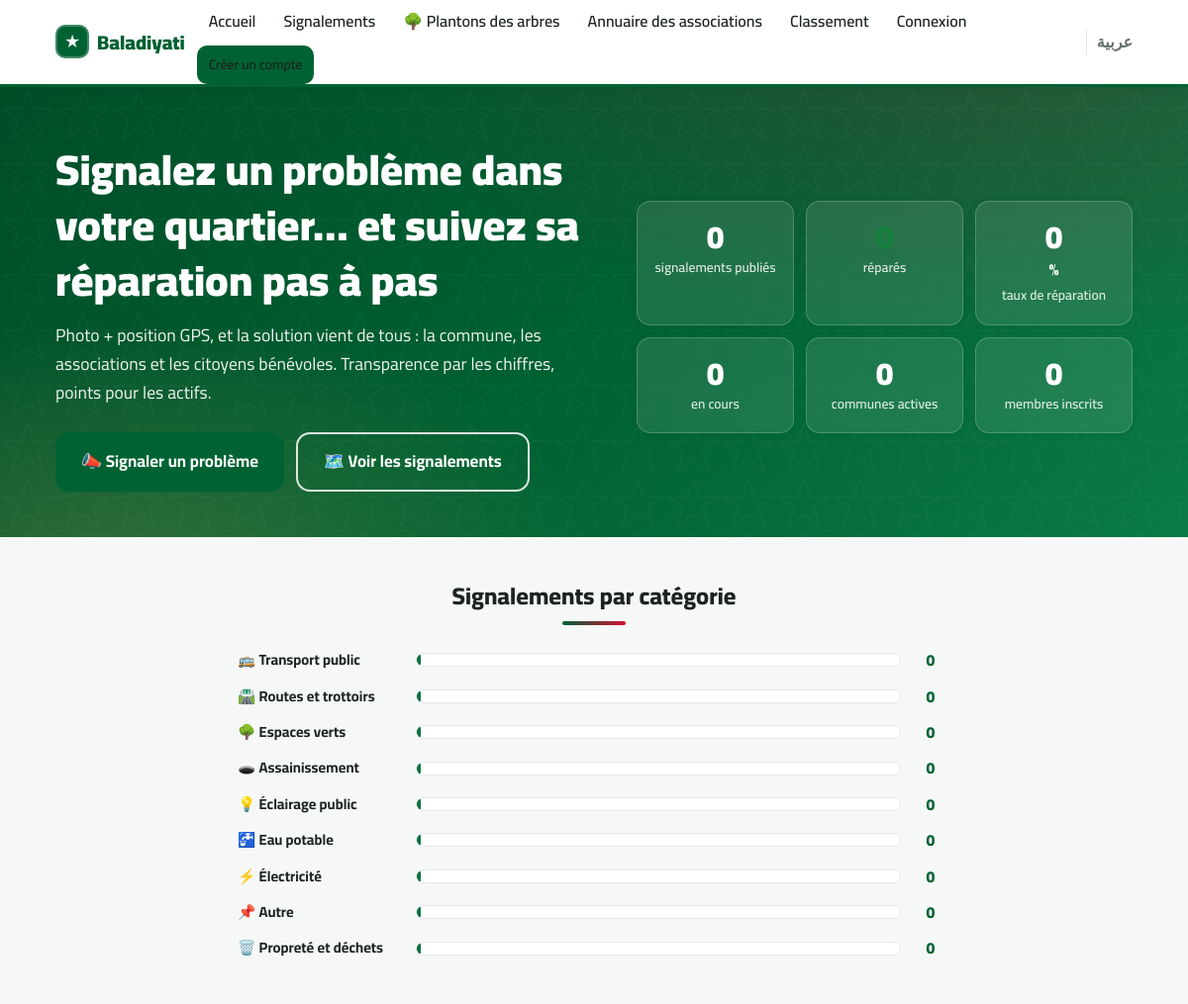
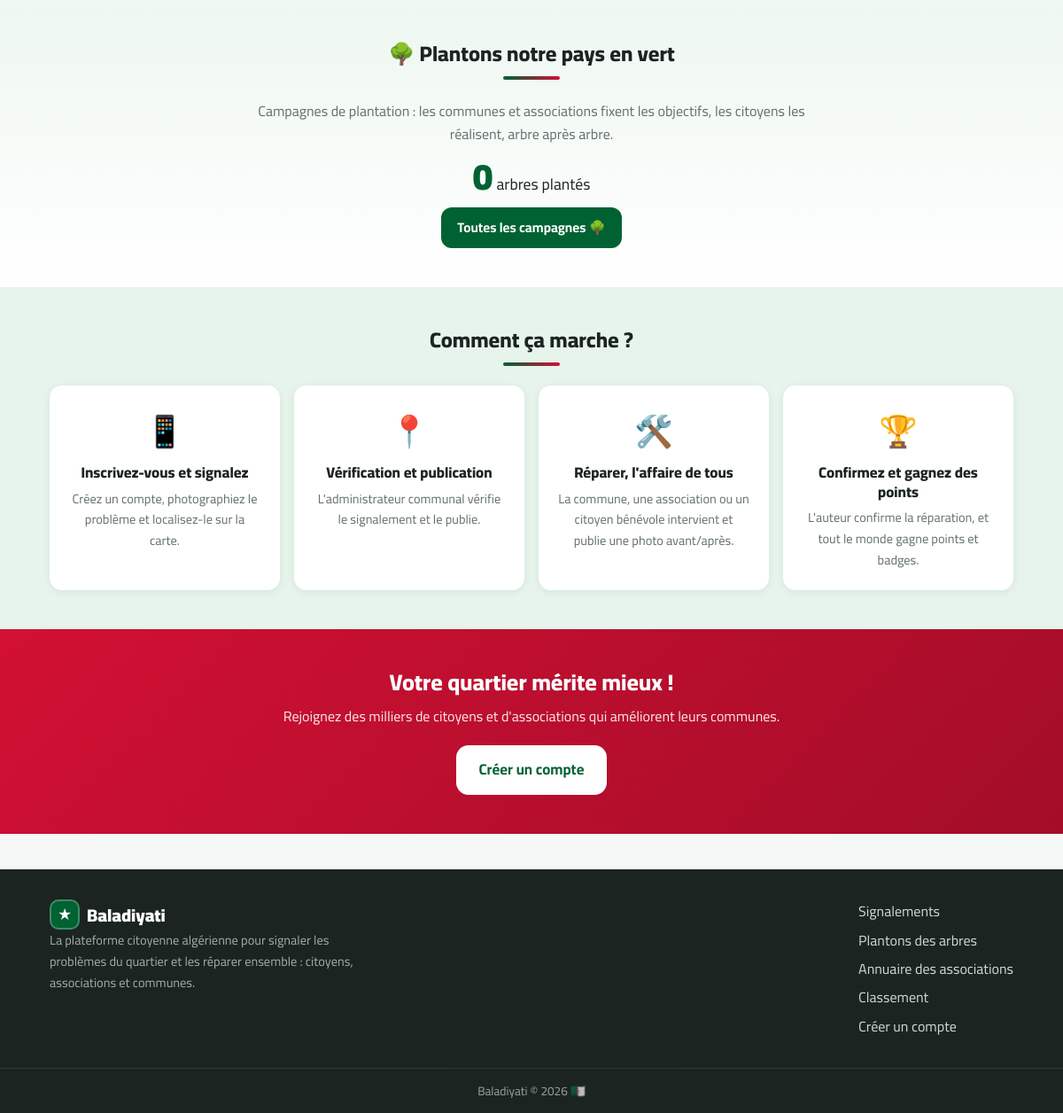
Page /?lang=fr on the committed database (2 pictures, top to bottom).
### tables this page shows
CREATE TABLE categories (
  id INT AUTO_INCREMENT PRIMARY KEY,
  name_ar VARCHAR(80) NOT NULL,
  name_fr VARCHAR(80) NOT NULL,
  icon VARCHAR(16) NOT NULL DEFAULT '🏷️',
  is_active TINYINT(1) NOT NULL DEFAULT 1
);

### includes/functions.php (called while the page is built, shortened)
<?php
require_once __DIR__ . '/db.php';
function e(?string $s): string
{
    return htmlspecialchars((string) $s, ENT_QUOTES, 'UTF-8');
}
function url(string $path = ''): string
{
    return WEB_BASE . '/' . ltrim($path, '/');
}
function lang(): string
{
    return (isset($_SESSION['lang']) && $_SESSION['lang'] === 'fr') ? 'fr' : 'ar';
}
function t(string $key, ...$args): string
{
    static $strings = null;
    if ($strings === null) {
        $strings = require BASE_PATH . '/includes/lang/' . lang() . '.php';
    }
    $s = $strings[$key] ?? $key;
    return $args ? vsprintf($s, $args) : $s;
}
function lc(array $row, string $col): string
{
    return (string) ($row[$col . '_' . lang()] ?? $row[$col . '_ar'] ?? '');
}
function site_settings(): array
{
    static $s = null;
    if ($s === null) {
        $s = [];
    }
    return $s;
}
function site_setting(string $k, string $default = ''): string
{
    $v = site_settings()[$k] ?? '';
    return $v !== '' ? $v : $default;
}
function site_text(string $settingBase, string $langKey): string
{
    return site_setting($settingBase . '_' . lang()) ?: t($langKey);
}
function module_on(string $module): bool
{
    return site_setting('mod_' . $module) !== '0';
}

### includes/auth.php (called while the page is built, shortened)
<?php
require_once __DIR__ . '/db.php';
require_once __DIR__ . '/functions.php';
function current_user(): ?array
{
    static $user = false;
    if ($user === false) {
        $user = null;
    }
    return $user;
}

### includes/db.php (called while the page is built, shortened)
<?php
function db(): PDO
{
    static $pdo = null;
    if ($pdo === null) {
        try {
            $pdo = new PDO(
                'mysql:host=' . DB_HOST . ';dbname=' . DB_NAME . ';charset=utf8mb4',
                DB_USER,
                DB_PASS,
                [
                    PDO::ATTR_ERRMODE            => PDO::ERRMODE_EXCEPTION,
                    PDO::ATTR_DEFAULT_FETCH_MODE => PDO::FETCH_ASSOC,
                    PDO::ATTR_EMULATE_PREPARES   => false,
                ]
            );
        } catch (PDOException $e) {
            http_response_code(500);
            die('Database connection failed. Check includes/config.php — تعذّر الاتصال بقاعدة البيانات، تحقق من ملف الإعدادات.');
        }
    }
    return $pdo;
}

### includes/trees.php (called while the page is built, shortened)
<?php
require_once __DIR__ . '/db.php';
function trees_total(): int
{
    try {
        return (int) db()->query("SELECT COALESCE(SUM(trees),0) t FROM tree_plantings WHERE status='approved'")
            ->fetch()['t'];
    } catch (Throwable $e) {
        return 0;
    }
}

### index.php (the view, shortened to what this page needs)
<?php
require_once __DIR__ . '/includes/auth.php';
require_once __DIR__ . '/includes/trees.php';
$db = db();
$treesTotal = trees_total();
$S = $db->query("SELECT
    (SELECT COUNT(*) FROM complaints WHERE status NOT IN ('pending','rejected')) AS total,
    (SELECT COUNT(*) FROM complaints WHERE status IN ('resolved','closed')) AS resolved,
    (SELECT COUNT(*) FROM complaints WHERE status = 'in_progress') AS in_progress,
    (SELECT COUNT(DISTINCT commune_id) FROM complaints WHERE status NOT IN ('pending','rejected')) AS communes,
    (SELECT COUNT(*) FROM users WHERE role = 'citizen') AS citizens,
    (SELECT COUNT(*) FROM users WHERE role = 'association' AND is_verified = 1) AS assocs")->fetch();
$rate = $S['total'] > 0 ? (int) round($S['resolved'] * 100 / $S['total']) : 0;
$cats = $db->query("SELECT c.id, c.name_ar, c.name_fr, c.icon, COUNT(x.id) AS n
    FROM categories c
    LEFT JOIN complaints x ON x.category_id = c.id AND x.status NOT IN ('pending','rejected')
    WHERE c.is_active = 1
    GROUP BY c.id, c.name_ar, c.name_fr, c.icon ORDER BY n DESC")->fetchAll();
$maxCat = 1;
foreach ($cats as $c) {
    $maxCat = max($maxCat, (int) $c['n']);
}
require __DIR__ . '/includes/layout/header.php';
?>
<section class="hero">
  <div class="container hero-inner">
    <div class="hero-text">
      <h1><?= e(site_text('hero_title', 'hero_h1')) ?></h1>
      <p class="hero-sub"><?= e(site_text('hero_sub', 'hero_sub')) ?></p>
      <div class="hero-cta">
        <?php if (module_on('complaints')): ?>
        <a class="btn btn-primary btn-lg" href="<?= e(url($me ? 'dashboard/new-complaint.php' : 'register.php')) ?>">📣 <?= e(t('hero_cta_report')) ?></a>
        <a class="btn btn-ghost btn-lg" href="<?= e(url('complaints.php')) ?>">🗺️ <?= e(t('hero_cta_browse')) ?></a>
        <?php else: ?>
        <a class="btn btn-primary btn-lg" href="<?= e(url('trees.php')) ?>">🌳 <?= e(t('home_trees_cta')) ?></a>
        <a class="btn btn-ghost btn-lg" href="<?= e(url('register.php')) ?>"><?= e(t('nav_register')) ?></a>
        <?php endif; ?>
      </div>
    </div>
    <?php if (module_on('complaints')): ?>
    <div class="hero-stats">
      <div class="stat-card"><span class="stat-num" data-count="<?= (int) $S['total'] ?>">0</span><span class="stat-label"><?= e(t('stat_total')) ?></span></div>
      <div class="stat-card stat-green"><span class="stat-num" data-count="<?= (int) $S['resolved'] ?>">0</span><span class="stat-label"><?= e(t('stat_resolved')) ?></span></div>
      <div class="stat-card"><span class="stat-num" data-count="<?= $rate ?>">0</span><span class="stat-suffix">%</span><span class="stat-label"><?= e(t('stat_rate')) ?></span></div>
      <div class="stat-card"><span class="stat-num" data-count="<?= (int) $S['in_progress'] ?>">0</span><span class="stat-label"><?= e(t('stat_in_progress')) ?></span></div>
      <div class="stat-card"><span class="stat-num" data-count="<?= (int) $S['communes'] ?>">0</span><span class="stat-label"><?= e(t('stat_communes')) ?></span></div>
      <div class="stat-card"><span class="stat-num" data-count="<?= (int) $S['citizens'] + (int) $S['assocs'] ?>">0</span><span class="stat-label"><?= e(t('stat_members')) ?></span></div>
    </div>
    <?php endif; ?>
  </div>
</section>
<?php if (module_on('complaints')): ?>
<section class="section">
  <div class="container">
    <h2 class="section-title"><?= e(t('home_by_category')) ?></h2>
    <div class="cat-bars">
      <?php foreach ($cats as $c): ?>
      <div class="cat-bar">
        <span class="cat-bar-label"><?= e($c['icon']) ?> <?= e(lc($c, 'name')) ?></span>
        <div class="cat-bar-track"><div class="cat-bar-fill" style="width:<?= (int) round($c['n'] * 100 / $maxCat) ?>%"></div></div>
        <span class="cat-bar-num"><?= (int) $c['n'] ?></span>
      </div>
      <?php endforeach; ?>
    </div>
  </div>
</section>
<?php endif; ?>
<?php if (module_on('trees')): ?>
<section class="section trees-band">
  <div class="container">
    <h2 class="section-title">🌳 <?= e(t('home_trees_title')) ?></h2>
    <p class="center muted trees-band-sub"><?= e(t('home_trees_sub')) ?></p>
    <p class="center trees-total"><span class="stat-num" data-count="<?= $treesTotal ?>">0</span> <?= e(t('trees_planted')) ?></p>
    <p class="center"><a class="btn btn-primary" href="<?= e(url('trees.php')) ?>"><?= e(t('home_trees_cta')) ?></a></p>
  </div>
</section>
<?php endif; ?>
<?php if (module_on('complaints')): ?>
<section class="section section-alt">
  <div class="container">
    <h2 class="section-title"><?= e(t('home_how_title')) ?></h2>
    <div class="steps">
      <div class="step"><span class="step-icon">📱</span><h3><?= e(t('how_1_t')) ?></h3><p><?= e(t('how_1_d')) ?></p></div>
      <div class="step"><span class="step-icon">📍</span><h3><?= e(t('how_2_t')) ?></h3><p><?= e(t('how_2_d')) ?></p></div>
      <div class="step"><span class="step-icon">🛠️</span><h3><?= e(t('how_3_t')) ?></h3><p><?= e(t('how_3_d')) ?></p></div>
      <div class="step"><span class="step-icon">🏆</span><h3><?= e(t('how_4_t')) ?></h3><p><?= e(t('how_4_d')) ?></p></div>
    </div>
  </div>
</section>
<?php endif; ?>
<section class="cta-band">
  <div class="container center">
    <h2><?= e(t('home_cta_title')) ?></h2>
    <p><?= e(t('home_cta_sub')) ?></p>
    <a class="btn btn-light btn-lg" href="<?= e(url('register.php')) ?>"><?= e(t('nav_register')) ?></a>
  </div>
</section>
<?php require __DIR__ . '/includes/layout/footer.php'; ?>

### rows in the picture
categories: icon "🚌", name_fr "Transport public", n "0"
categories: icon "🛣️", name_fr "Routes et trottoirs", n "0"
categories: icon "🌳", name_fr "Espaces verts", n "0"
categories: icon "🕳️", name_fr "Assainissement", n "0"
categories: icon "💡", name_fr "Éclairage public", n "0"
categories: icon "🚰", name_fr "Eau potable", n "0"
categories: icon "⚡", name_fr "Électricité", n "0"
categories: icon "📌", name_fr "Autre", n "0"
categories: icon "🗑️", name_fr "Propreté et déchets", n "0"

### other values in the picture
app_name() "Baladiyati"
t('nav_home') "Accueil"
t('nav_complaints') "Signalements"
t('nav_trees') "Plantons des arbres"
t('nav_directory') "Annuaire des associations"
t('nav_leaderboard') "Classement"
t('nav_login') "Connexion"
t('nav_register') "Créer un compte"
site_text('hero_title', 'hero_h1') "Signalez un problème dans votre quartier… et suivez sa réparation pas à pas"
site_text('hero_sub', 'hero_sub') "Photo + position GPS, et la solution vient de tous : la commune, les associations et les citoyens bénévoles. Transparence par les chiffres, points pour les actifs."
t('hero_cta_report') "Signaler un problème"
t('hero_cta_browse') "Voir les signalements"
t('stat_total') "signalements publiés"
t('stat_resolved') "réparés"
t('stat_rate') "taux de réparation"
